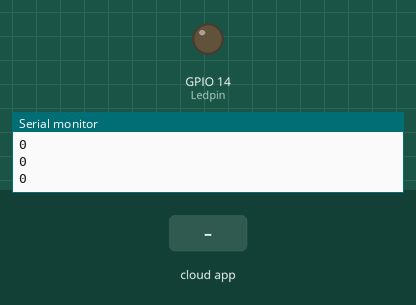
Recording of a sketch running on a simulated ESP8266 (NodeMCU). Parts: output pins drawn as LEDs (lit = HIGH), the last lines printed to the serial monitor. Inputs (shaded band) come from the test bench. WiFi joins after 1.5 s; servers stay silent unless stated; the Firebase database answers and starts empty.

Above: at 2.7 s.
2.8 s: the phone or cloud app sets S1 to 1
At 3.4 s:
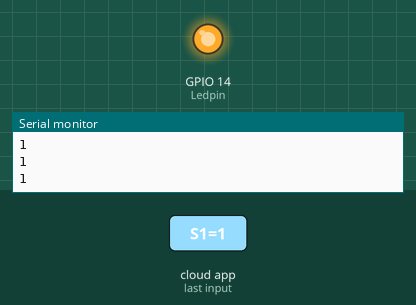
4.3 s: the phone or cloud app sets S1 to 0
At 5.8 s:
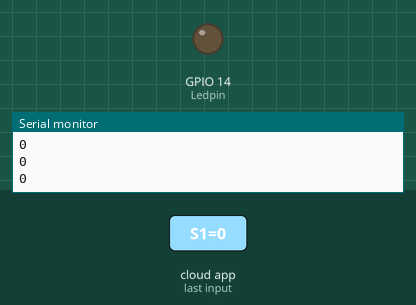
Timing chart, 0 to 7.3 s (numbered marks = the images above; inputs shaded):
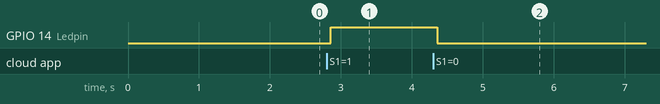

The sketch:

ioT_firebase_1device.ino
```cpp
#include <Arduino.h>
#include <ESP8266WiFi.h>
#include <DNSServer.h>
#include <ESP8266WebServer.h>
#include <WiFiManager.h>
#include <Firebase_ESP_Client.h>
#include <stdlib.h>

#include "addons/TokenHelper.h"
#include "addons/RTDBHelper.h"

#define API_KEY "AIzaSyB45NVruZrpGHPmAb6-jcZ7S10SwKYybDY"           //firebase information
#define DATABASE_URL "the-proliec-default-rtdb.firebaseio.com/"

#define Ledpin 14       // define output pin

WiFiServer server(80);

FirebaseData fbdo;
FirebaseAuth auth;
FirebaseConfig config;

unsigned long sendDataPrevMillis = 0;
int S1;
bool signupOK = false;

void setup() {
  pinMode( Ledpin, OUTPUT );
  Serial.begin(115200);
  //connect to wifi
  WiFiManager wifiManager;
  wifiManager.autoConnect("AutoConnectAP");
  Serial.println("Connected.");
  server.begin();

//connect to firebase
config.api_key = API_KEY;
config.database_url = DATABASE_URL;

if (Firebase.signUp(&config, &auth, "", "")) {
    Serial.println("ok");
    signupOK = true; }
else { Serial.printf("%s\n", config.signer.signupError.message.c_str());}

config.token_status_callback = tokenStatusCallback;

Firebase.begin(&config, &auth);
Firebase.reconnectWiFi(true);
}

void loop(){
if (Firebase.ready() && signupOK && (millis() - sendDataPrevMillis > 100 || sendDataPrevMillis == 0))   {
   sendDataPrevMillis = millis();

if (Firebase.RTDB.getString(&fbdo, "S1"))      //read from firebase
    {
      if (fbdo.dataType() == "string")
      {
        S1 = fbdo.stringData().toInt();    //convert string data to int data
       Serial.println(S1);
      }
    }

    digitalWrite( Ledpin , S1 );  //set output
}
}
```

Measured:
- after the input at 2.8 s, GPIO 14 (Ledpin): LOW → HIGH after 0.06 s
- after the input at 4.3 s, GPIO 14 (Ledpin): HIGH → LOW after 0.06 s
